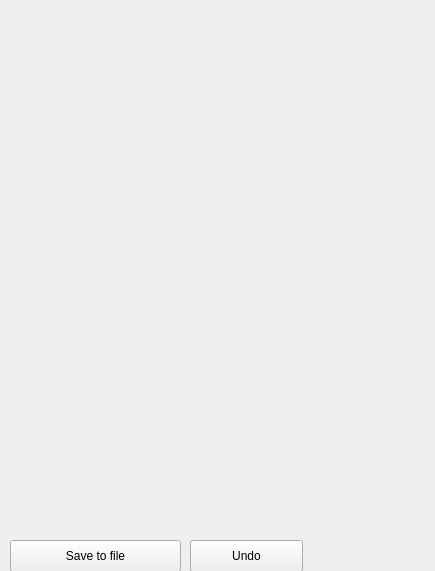
<?xml version="1.0" encoding="UTF-8"?>
<ui version="4.0">
 <class>admin</class>
 <widget class="QWidget" name="admin">
  <property name="geometry">
   <rect>
    <x>0</x>
    <y>0</y>
    <width>435</width>
    <height>571</height>
   </rect>
  </property>
  <property name="windowTitle">
   <string>Form</string>
  </property>
  <widget class="QPushButton" name="save">
   <property name="geometry">
    <rect>
     <x>10</x>
     <y>540</y>
     <width>171</width>
     <height>32</height>
    </rect>
   </property>
   <property name="text">
    <string>Save to file</string>
   </property>
  </widget>
  <widget class="QPushButton" name="undo">
   <property name="geometry">
    <rect>
     <x>190</x>
     <y>540</y>
     <width>113</width>
     <height>32</height>
    </rect>
   </property>
   <property name="text">
    <string>Undo</string>
   </property>
  </widget>
 </widget>
 <resources/>
 <connections/>
</ui>
